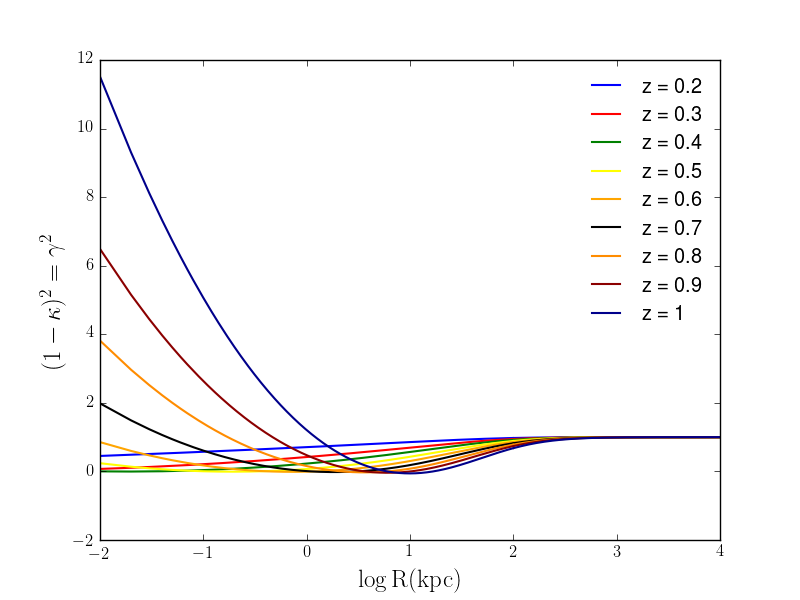

This figure's Python source:
import numpy as np
from scipy import integrate
from scipy.integrate import quad
import matplotlib as mpl
import matplotlib.patches as mpatches
import matplotlib.pyplot as plt
mpl.rcParams['text.usetex'] = True

c        = 4.46                                   # Concentration parameter
delta_c = (200./3)*(c**3.)/(np.log(1+c)-c/(1+c))
#rho_c    = 197.8                                  # Critical density in M_sun/kpc^3 (197.8)
r_s      = 100                                    # Characteristic radius (kpc) 
sig_0_2 = 9.07e9;  sig_0_3 = 5.2e9; sig_0_4 = 4.29e9;  sig_0_5 = 3.88e9;
sig_0_6 = 3.65e9;  sig_0_7 = 3.5e9; sig_0_8 = 3.39e9;  sig_0_9 = 3.32e9; sig_1   = 3.26e9;
rho_0_2 = 248.6; rho_0_3 = 316.1; rho_0_4 = 384.8; rho_0_5 = 485.6; rho_0_6 = 589.3;
rho_0_7 = 706.9; rho_0_8 = 839.1; rho_0_9 = 986.9; rho_1 = 1200;

rhos  = [rho_0_2,rho_0_3,rho_0_4,rho_0_5,rho_0_6,rho_0_7,rho_0_8,rho_0_9,rho_1]
redshifts = ['z = 0.2','z = 0.3','z = 0.4','z = 0.5','z = 0.6','z = 0.7','z = 0.8','z = 0.9','z = 1']
colors = ['blue','red','green','yellow','orange','black','darkorange','darkred','darkblue','darkgreen']
sigmas    =[sig_0_2,sig_0_3,sig_0_4,sig_0_5,sig_0_6,sig_0_7,sig_0_8,sig_0_9,sig_1]

for i in range(len(sigmas)):
	
	r = np.arange(0.01,99,0.01)
	gamma_1 = ((r_s*delta_c*rhos[i])/sigmas[i]*( ((8.*np.arctanh(np.sqrt((1-r/r_s)/(1+r/r_s))))/((r/r_s)**2*np.sqrt(1-(r/r_s)**2))) +\
	               ((4.*(np.log((r/r_s)/2.)))/((r/r_s)**2)) - (2./((r/r_s)**2-1)) + ((4.*np.arctanh(np.sqrt((1-(r/r_s))/(1+(r/r_s)))))/\
	               (((r/r_s)**2-1)*(1-(r/r_s)**2)**0.5))))
	sigma_1 = (( 2.0*r_s*delta_c*rhos[i] )/( (r/r_s)**2 - 1.0 )*( 1.0 -\
	                2.0/( np.sqrt( 1.0 - (r/r_s)**2 ) )*np.arctanh( np.sqrt( (1.0-(r/r_s))/(1.0+(r/r_s)) ) ) ))
	plt.plot(np.log10(r),((1.-(sigma_1/sigmas[i]))**2.-(gamma_1)**2.), c=colors[i], lw=1.5)
	                
	r = r_s
	gamma_2 =  ((r_s*delta_c*rhos[i])/sigmas[i]*(10./3.+4.*np.log(0.5)))
	sigma_2 = (2.0*r_s*delta_c*rhos[i]/3.0)
	plt.plot(np.log10(r),((1.-(sigma_2/sigmas[i]))**2.-(gamma_2)**2.))

	r = np.arange(101,10000,0.01)
	gamma_3 = (((r_s*delta_c*rhos[i]))/sigmas[i]*( ((8.*np.arctan(np.sqrt(((r/r_s)-1)/(1+(r/r_s)))))/((r/r_s)**2*np.sqrt((r/r_s)**2-1))) +\
		  ((4*(np.log((r/r_s)/2.)))/((r/r_s)**2.)) - (2./((r/r_s)**2-1.)) + ((4*np.arctan(np.sqrt(((r/r_s)-1)/(1+(r/r_s)))))/(((r/r_s)**2-1)**1.5))))
	sigma_3 = (( 2.0*r_s*delta_c*rhos[i] )/( (r/r_s)**2. - 1.0 ) *( 1.0 - 2.0/( np.sqrt( (r/r_s)**2 - 1.0 ) )*\
				   np.arctan( np.sqrt( ( (r/r_s)-1.0 )/( 1+(r/r_s) ) ) ) ))
	plt.plot(np.log10(r), ((1.-(sigma_3/sigmas[i]))**2.-(gamma_3)**2.) , label= redshifts[i], c=colors[i], lw=1.5)

#plt.axhline(y=.5, xmin=0., xmax=10.,linewidth=1, color = 'k', linestyle='--')
plt.xlabel(r'$\mathrm{\log R(kpc)}$', fontsize=18) 
plt.ylabel('$\mathrm{(1-\kappa)^{2}=\gamma^{2}}$', fontsize=18)
#plt.title(r'$\mathrm{Reduced\:Shear}$', fontsize=20)
plt.legend(frameon=False) #plt.legend(frameon=False,bbox_to_anchor=(0.95, 0.2), loc=1, borderaxespad=0.)
plt.savefig("trial.png")
plt.show()
